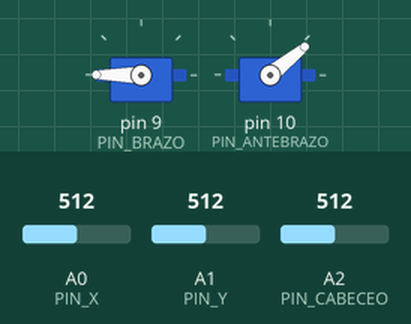
Simulated run of this sketch. Board: Arduino Uno, built with avr-gcc and run on an emulated ATmega328P. On the bench: 2 × servo. Inputs (shaded band) come from the test bench; at power-on: A0 (PIN_X) = 512, A1 (PIN_Y) = 512, A2 (PIN_CABECEO) = 512.

Above: at 1.2 s.
1.3 s: A0 (PIN_X) set to 716
At 2.4 s:
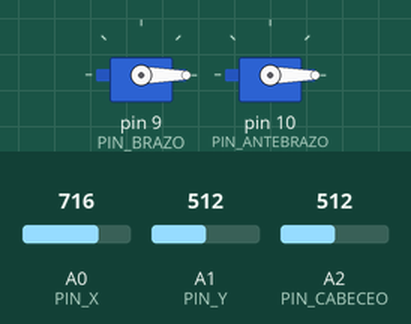
2.8 s: A1 (PIN_Y) set to 716
At 3.5 s:
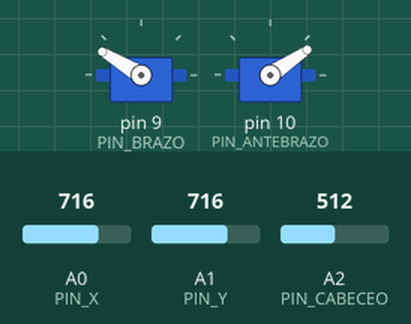
4.3 s: A2 (PIN_CABECEO) set to 306
At 4.6 s:
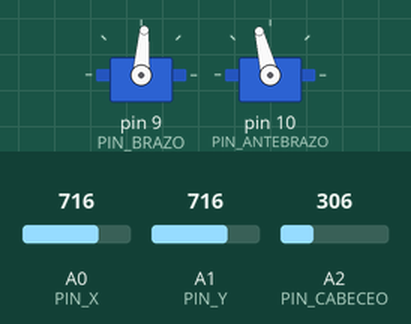
5.8 s: A0 (PIN_X) set to 900
At 7.0 s:
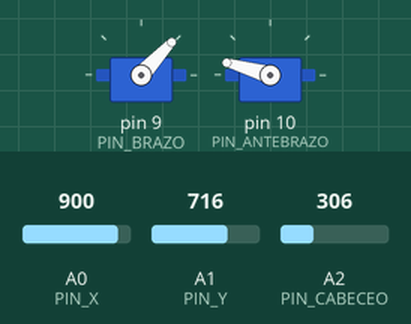
7.3 s: A1 (PIN_Y) set to 511
At 8.1 s:
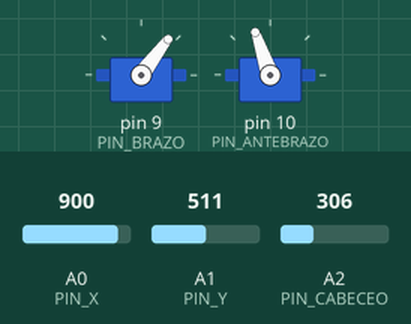
8.8 s: A2 (PIN_CABECEO) set to 122
At 9.2 s:
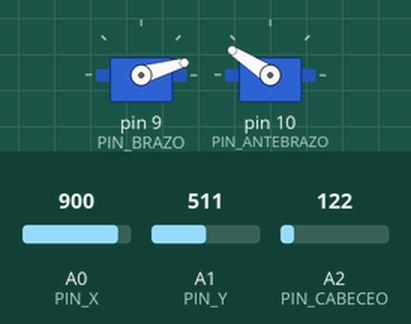
Timing chart, 0 to 11.3 s (numbered marks = the images above; inputs shaded):
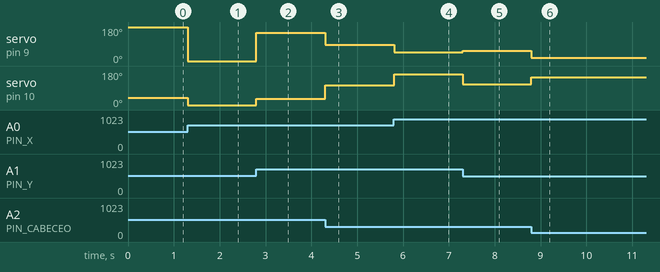

Measured:
- after the input at 1.3 s, servo on pin 9 (PIN_BRAZO): 180° → 0° at once; servo on pin 10 (PIN_ANTEBRAZO): 39° → 0° at once
- after the input at 2.8 s, servo on pin 9 (PIN_BRAZO): 0° → 149° at once; servo on pin 10 (PIN_ANTEBRAZO): 0° → 34° at once
- after the input at 4.3 s, servo on pin 9 (PIN_BRAZO): 149° → 86° at once; servo on pin 10 (PIN_ANTEBRAZO): 34° → 104° at once
- after the input at 5.8 s, servo on pin 9 (PIN_BRAZO): 86° → 47° at once; servo on pin 10 (PIN_ANTEBRAZO): 104° → 164° at once
- after the input at 7.3 s, servo on pin 9 (PIN_BRAZO): 47° → 53° at once; servo on pin 10 (PIN_ANTEBRAZO): 164° → 109° at once
- after the input at 8.8 s, servo on pin 9 (PIN_BRAZO): 53° → 16° at once; servo on pin 10 (PIN_ANTEBRAZO): 109° → 147° at once

The sketch:

armTest01.ino
```cpp
#include <Servo.h>

// CONSTANTES

const float PI_F=3.14159265358979;

// Características físicas
const float BaseX=0;						//Posición X de la base del brazo.
const float BaseY=0;						//Posición Y de la base del brazo.
const float LongBrazo=140;			//Longitud del brazo (primer segmento).
const float LongAntBr=110;			//Longitud del antebrazo (segmento intermedio).
const float LongMunec=90;			//Longitud de la muñeca (último segmento).


// PINES

// Motores (salidas PWD) ??
const int PIN_BRAZO=9;
const int PIN_ANTEBRAZO=10;
const int PIN_MUNECA=11;
Servo brazo, antebrazo, muneca;

// Sensores (entradas analogicas)
const int PIN_X=A0;
const int PIN_Y=A1;
const int PIN_CABECEO=A2;


// FUNCIONES

// Función para calcular la cinemática inversa.
void cinematicaInv(float x, float y, float c, float & anguloBrazo, float & anguloAntebrazo, float & anguloMuneca);


// INICIALIZACION

void setup() {
  brazo.attach(PIN_BRAZO);
  antebrazo.attach(PIN_ANTEBRAZO);
//  muneca.attach(PIN_MUNECA);

  Serial.begin(9600);
}


// BUCLE PRINCIPAL
void loop() {

  // Leemos los objetivos de los sensores
  float X;		//Posición X del efector
  float Y;		//Posición Y del efector
  float Cabeceo;	//Ángulo de la muñeca respecto al plano horizontal.
//  X = 50;
//  Y = 150+BaseY;
  Cabeceo = -PI_F/4.0;
  X = analogRead(PIN_X);
  Y = analogRead(PIN_Y);
  Cabeceo = analogRead(PIN_CABECEO);

  X = map(X,0,1023,-200,200) + BaseX;
  Y = map(Y,0,1023,-200,200) + BaseY;
  Cabeceo = map(Cabeceo,0,1023,-PI_F,PI_F);

  // Ángulos de los motores
  float AngBrazo;	//Ángulo del motor del brazo (situado en la base).
  float AngAntBr;	//Ángulo del motor del antebrazo.
  float AngMunec;	//Ángulo del motor de la muñeca.

  // Calculamos
  cinematicaInv(X,Y,Cabeceo, AngBrazo,AngAntBr,AngMunec);

  // Ajustamos los motores
  brazo.write(AngBrazo);
  antebrazo.write(AngAntBr);
//  muneca.write(AngMunec);

  // Imprimimos en el monitor serie la informacion de entrada y de los motores
/*
  Serial.println("");
  Serial.println("Sensores: ");
  Serial.print("X: ");
  Serial.print(X);
  Serial.print("  Y: ");
  Serial.print(Y);
  Serial.print("  Cabeceo: ");
  Serial.println(Cabeceo);

  Serial.println("Motores: ");
  Serial.print("Brazo: ");
  Serial.print(AngBrazo);
  Serial.print("  AngAntBr: ");
  Serial.print(AngAntBr);
  Serial.print("  AngMunec: ");
  Serial.println(AngMunec);
*/
//  delay(1000);
}


void cinematicaInv(float x, float y, float c, float & anguloBrazo, float & anguloAntebrazo, float & anguloMuneca) {
  float Afx;		//Posición X del efector respecto el motor de la muñeca.
  float Afy;		//Posición Y del efector respecto el motor de la muñeca.
  float LadoA;	//Posición Y del motor de la muñeca respecto a la base.
  float LadoB;	//Posición X del motor de la muñeca respecto a la base.

  float Hipotenusa;

  float Alfa;	//Ángulo de la recta que une la base con el motor de la muñeca respecto al plano horizontal.
  float Beta;	// Ángulo de la recta que une la base con el motor del antebrazo respecto a la recta que une la base con el motor de la muñeca.

  float Gamma;

  Afx = cos(c)*LongMunec;
  LadoB = x-Afx;
  Afy = sin(c)*LongMunec;
  LadoA = y - Afy - BaseY;

  Hipotenusa = sqrt((LadoA*LadoA)+(LadoB*LadoB));

  Alfa = atan2(LadoA,LadoB);

  Beta = acos((LongBrazo*LongBrazo - LongAntBr*LongAntBr + Hipotenusa*Hipotenusa) / (2.0*LongBrazo*Hipotenusa));

  anguloBrazo = Alfa+Beta;
  Gamma = acos((LongBrazo*LongBrazo + LongAntBr*LongAntBr - Hipotenusa*Hipotenusa)/(2.0*LongBrazo*LongAntBr));
  anguloAntebrazo = -(PI_F-Gamma);
  anguloMuneca = c-anguloBrazo-anguloAntebrazo;

  anguloBrazo = anguloBrazo*180.0/PI_F;
  Gamma = acos((LongBrazo*LongBrazo + LongAntBr*LongAntBr - Hipotenusa*Hipotenusa)/(2.0*LongBrazo*LongAntBr));
  anguloAntebrazo = anguloAntebrazo*180.0/PI_F + 180.0;
  anguloMuneca = anguloMuneca*180.0/PI_F + 180.0;
}
```
